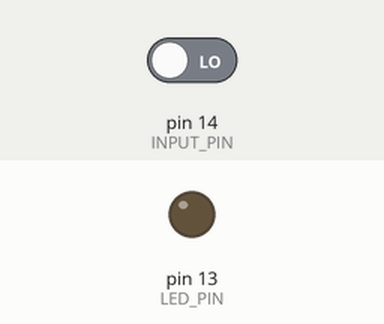
Simulated run of this sketch. Board: Arduino Uno, built with avr-gcc and run on an emulated ATmega328P. Parts: output pins drawn as LEDs (lit = HIGH). The inputs (shaded band) are chosen by the test bench; at power-on: pin 14 (INPUT_PIN) LOW.

Above: at 1.2 s.
1.3 s: pin 14 (INPUT_PIN) driven HIGH
At 1.9 s:
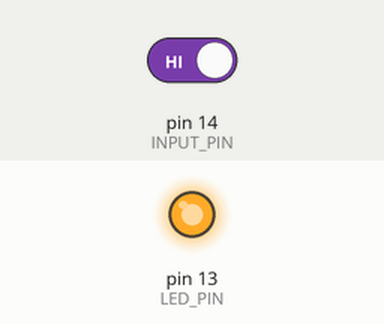
2.8 s: pin 14 (INPUT_PIN) driven LOW
At 4.2 s:
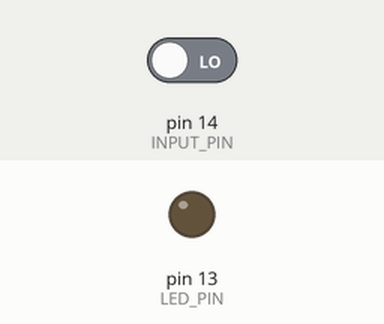
Timing chart, 0 to 5.8 s (numbered marks = the images above; inputs shaded):
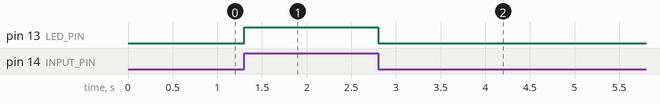

The sketch:

Switch2.ino
```cpp
/* PRACTICAS ARDUINO PROYECTO                                       25/10/2018

NOMBRE : JAVIER
APELLIDOS : PRESMANES CARDAMA
NUMERO PRACTICA : 4
NOMBRE PRACTICA : SWITCH 2
CURSO : 2º CICLO SUPERIOR EN SISTEMAS DE TELECOMUNICACIONES E INFORMATICOS
CORREO : presmanes3@gmail.com

*/

#define LED_PIN 13
#define INPUT_PIN 14

int INPUT_PIN_VALUE = 0;

void setup() {
  pinMode(LED_PIN, OUTPUT); // Definimos el led como salida
  pinMode(INPUT_PIN, INPUT); // Definimos el switch como entrada
}

void loop() {
  /*Leemos el valor del pin entrada y lo almacenamos en una variable*/
  INPUT_PIN_VALUE = digitalRead(INPUT_PIN);

  /*Encendemos/Apagamos el led en funcion de lo que valga la entrada*/
  digitalWrite(LED_PIN, INPUT_PIN_VALUE);
}
```

Measured:
- after the input at 1.3 s, pin 13 (LED_PIN): LOW → HIGH at once
- after the input at 2.8 s, pin 13 (LED_PIN): HIGH → LOW at once
